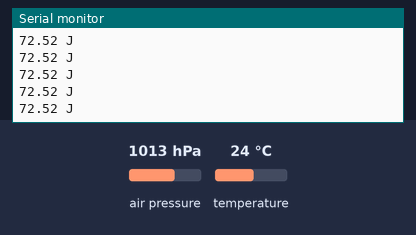
Bench run of a sketch on a simulated Arduino Uno, built with avr-gcc and run on an emulated ATmega328P. Shown: the last lines printed to the serial monitor. The test bench sets the inputs (shaded band); at power-on: air pressure 1013 hPa, temperature 24 °C.

Above: at 1.2 s.
1.3 s: air pressure set to 952 hPa
At 1.8 s:
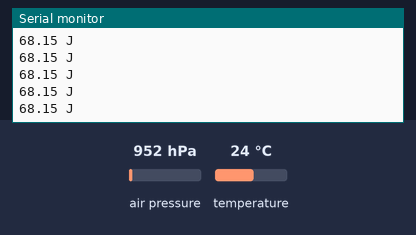
4.3 s: temperature set to 12 °C
At 5.1 s:
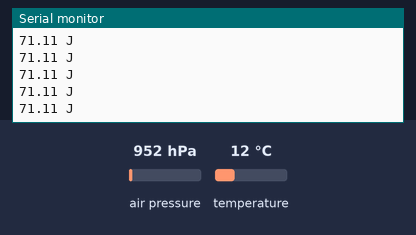
7.3 s: air pressure set to 975 hPa
At 7.9 s:
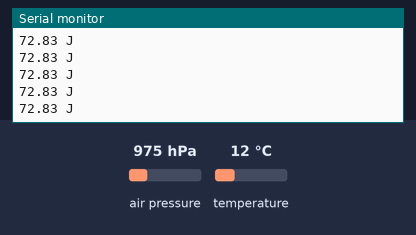
Timing chart, 0 to 10.3 s (numbered marks = the images above; inputs shaded):
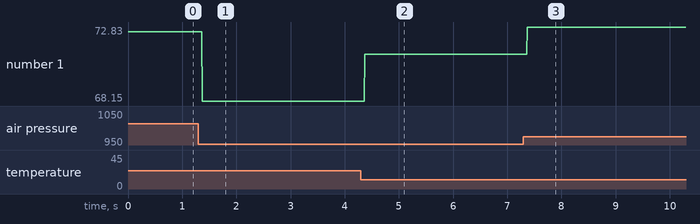

The sketch:

MPL3115A2_Energ_aCin_tica.ino
```cpp
/*************************************************************************/
 /* Código para sensor de presión barométrica MPL3115A2
  *
  *            |                |
  *            |                |
  *            |                |
  *            |                |
  *            |  Arduino Uno   |
  *            |                |
  *            |             A4 | <---- SDA
  *            |             A5 | <---- SCL
  *            |             5V | <---- Vin
  *            |            GND | <---- GND
  *            |                |
  *            |                |
  * Este código implementa la librería de Adafruit MPL3115A2 v1.0.0 y
  * utilizó el IDE de arduino 1.8.8
  */
/*************************************************************************/

#include <Wire.h>
#include <Adafruit_MPL3115A2.h>

Adafruit_MPL3115A2 baro = Adafruit_MPL3115A2();

int h_r = 22;           // Este valor varia constantemente y se tiene que revisar y cambiar cada que se utilice el sensor.
float v = 3.39;         // Este valor es el valor promedio en m/s sacado de la página https://power.larc.nasa.gov
float r = 1.0;              // Radio del área de la base circular en m.
const float npi = 3.1416;
 void setup() {
  Serial.begin(9600);
}

void loop() {
  if (! baro.begin()) {
    Serial.println("No se encontró al sensor");
    return;
  }
  float pascals = baro.getPressure();
  float hPa = pascals*0.01;
  float altm = baro.getAltitude();
  float tempC = baro.getTemperature();
  float exponente = 0.061*tempC;
  float densi = ((0.34848*hPa)-(0.009*h_r*exp(exponente)))/(273.15 + tempC);
  float k = 0.5*npi*densi*v*v*v*r*r;

  Serial.print(k);
  Serial.println(" J");

}
```

Measured:
- after the input at 1.3 s, the serial monitor: prints a new line after 0.07 s (image 1)
- after the input at 4.3 s, the serial monitor: prints a new line after 0.07 s (image 2)
- after the input at 7.3 s, the serial monitor: prints a new line after 0.07 s (image 3)
- plotted number 1: 72.52 → 68.15 after the input at 1.3 s, 68.15 → 71.11 after the input at 4.3 s, 71.11 → 72.83 after the input at 7.3 s
